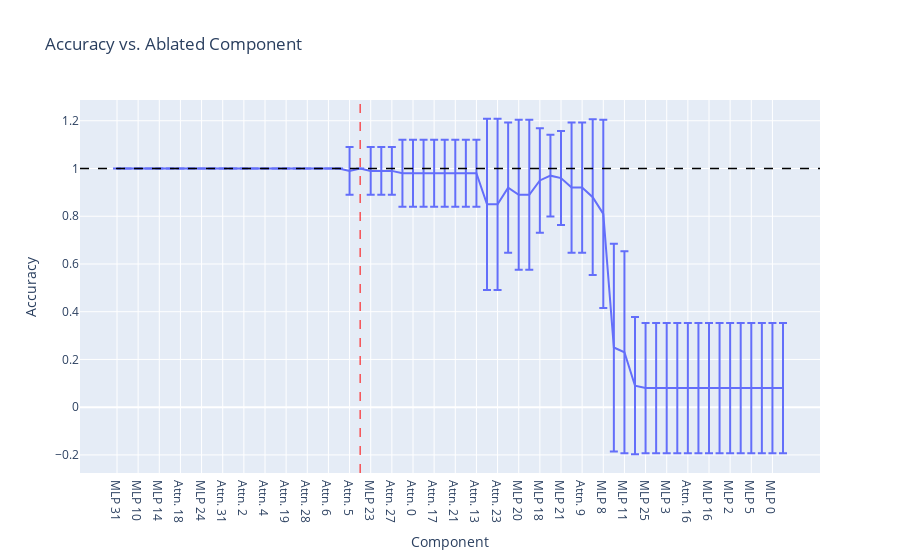

The notebook cell saved with this chart:
### Code cell
labels = [f"{'MLP' if comp else 'Attn.'} {layer}" for comp, layer in reversed(sorted_components)]
fig = px.line(x = labels, y=accs_hf.cpu().numpy(), 
              error_y=std_accs_hf.cpu().numpy(),
              labels={"y": "Accuracy", "x": "Component"}, title="Accuracy vs. Ablated Component")
fig.add_hline(y=acc_hf.item(), line_width=1.5, line_dash="dash", line_color="black")
fig.add_vline(x=labels[cutoff_acc], line_width=1., line_dash="dash", line_color="red")
fig.show()

### Figure 1 — Plotly figure (JSON) as saved in the notebook; plotly's stock layout.template omitted (floating-point values rounded to 4 significant figures)
{"data": [{"error_y": {"array": [0, 0, 0, 0, 0, 0, 0, 0, 0, 0, 0, 0, 0, 0, 0, 0, 0, 0, 0, 0, 0, 0, 0.1, 0, 0.1, 0.1, 0.1, 0.1407, 0.1407, 0.1407, 0.1407, 0.1407, 0.1407, 0.1407, 0.1407, 0.3589, 0.3589, 0.2727, 0.3145, 0.3145, 0.219, 0.1714, 0.1969, 0.2727, 0.2727, 0.3266, 0.3943, 0.4352, 0.423, 0.2876, 0.2727, 0.2727, 0.2727, 0.2727, 0.2727, 0.2727, 0.2727, 0.2727, 0.2727, 0.2727, 0.2727, 0.2727, 0.2727, 0.2727]}, "hovertemplate": "Component=%{x}<br>Accuracy=%{y}<extra></extra>", "legendgroup": "", "line": {"color": "#636efa", "dash": "solid"}, "marker": {"symbol": "circle"}, "mode": "lines", "name": "", "orientation": "v", "showlegend": false, "type": "scatter", "x": ["MLP 31", "Attn. 29", "MLP 10", "Attn. 15", "MLP 14", "MLP 17", "Attn. 18", "Attn. 10", "MLP 24", "Attn. 30", "Attn. 31", "MLP 27", "Attn. 2", "MLP 22", "Attn. 4", "Attn. 7", "Attn. 19", "MLP 26", "Attn. 28", "Attn. 25", "Attn. 6", "Attn. 8", "Attn. 5", "Attn. 3", "MLP 23", "Attn. 24", "Attn. 27", "Attn. 26", "Attn. 0", "MLP 29", "Attn. 17", "Attn. 12", "Attn. 21", "MLP 19", "Attn. 13", "Attn. 1", "Attn. 23", "MLP 7", "MLP 20", "Attn. 22", "MLP 18", "MLP 28", "MLP 21", "MLP 30", "Attn. 9", "MLP 12", "MLP 8", "MLP 13", "MLP 11", "Attn. 11", "MLP 25", "Attn. 20", "MLP 3", "Attn. 14", "Attn. 16", "MLP 15", "MLP 16", "MLP 9", "MLP 2", "MLP 6", "MLP 5", "MLP 4", "MLP 0", "MLP 1"], "xaxis": "x", "y": [1, 1, 1, 1, 1, 1, 1, 1, 1, 1, 1, 1, 1, 1, 1, 1, 1, 1, 1, 1, 1, 1, 0.99, 1, 0.99, 0.99, 0.99, 0.98, 0.98, 0.98, 0.98, 0.98, 0.98, 0.98, 0.98, 0.85, 0.85, 0.92, 0.89, 0.89, 0.95, 0.97, 0.96, 0.92, 0.92, 0.88, 0.81, 0.25, 0.23, 0.09, 0.08, 0.08, 0.08, 0.08, 0.08, 0.08, 0.08, 0.08, 0.08, 0.08, 0.08, 0.08, 0.08, 0.08], "yaxis": "y"}], "layout": {"legend": {"tracegroupgap": 0}, "shapes": [{"line": {"color": "black", "dash": "dash", "width": 1.5}, "type": "line", "x0": 0, "x1": 1, "xref": "x domain", "y0": 1, "y1": 1, "yref": "y"}, {"line": {"color": "red", "dash": "dash", "width": 1}, "type": "line", "x0": "Attn. 3", "x1": "Attn. 3", "xref": "x", "y0": 0, "y1": 1, "yref": "y domain"}], "title": {"text": "Accuracy vs. Ablated Component"}, "xaxis": {"anchor": "y", "domain": [0, 1], "title": {"text": "Component"}}, "yaxis": {"anchor": "x", "domain": [0, 1], "title": {"text": "Accuracy"}}}}
